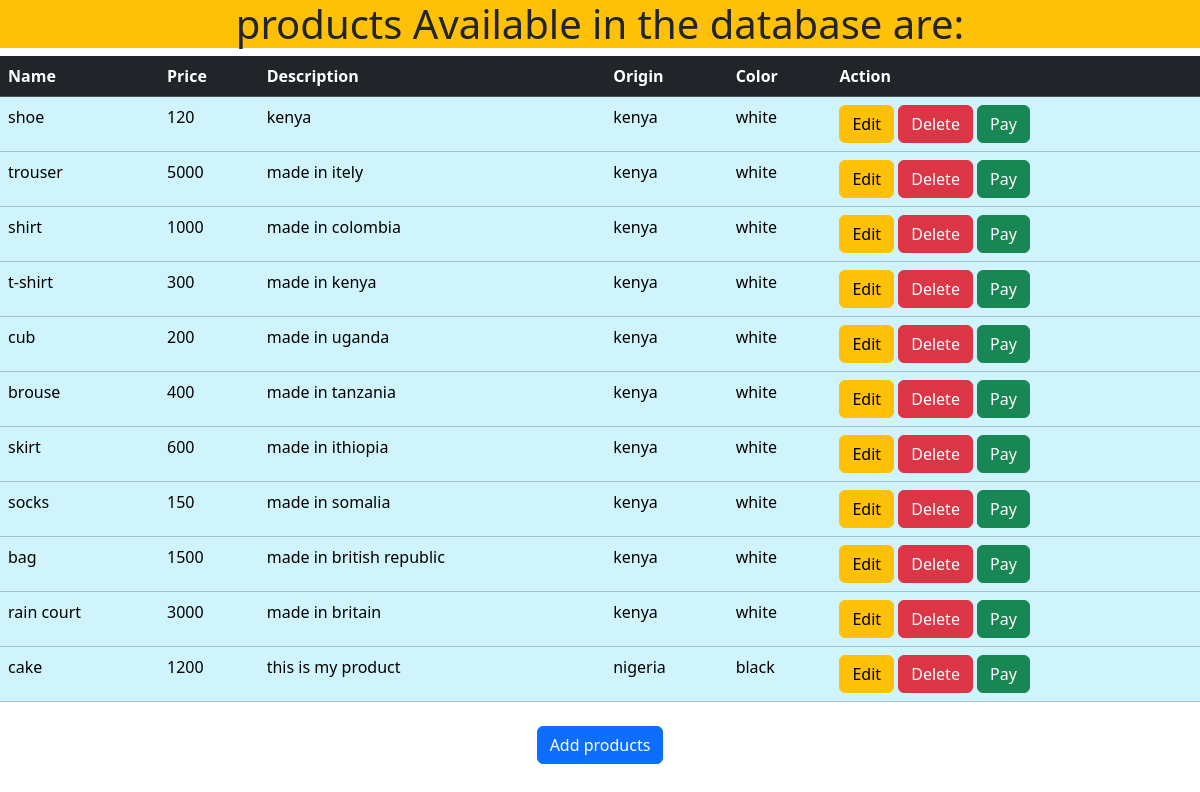
/show/, run on an earlier commit of the app's database.
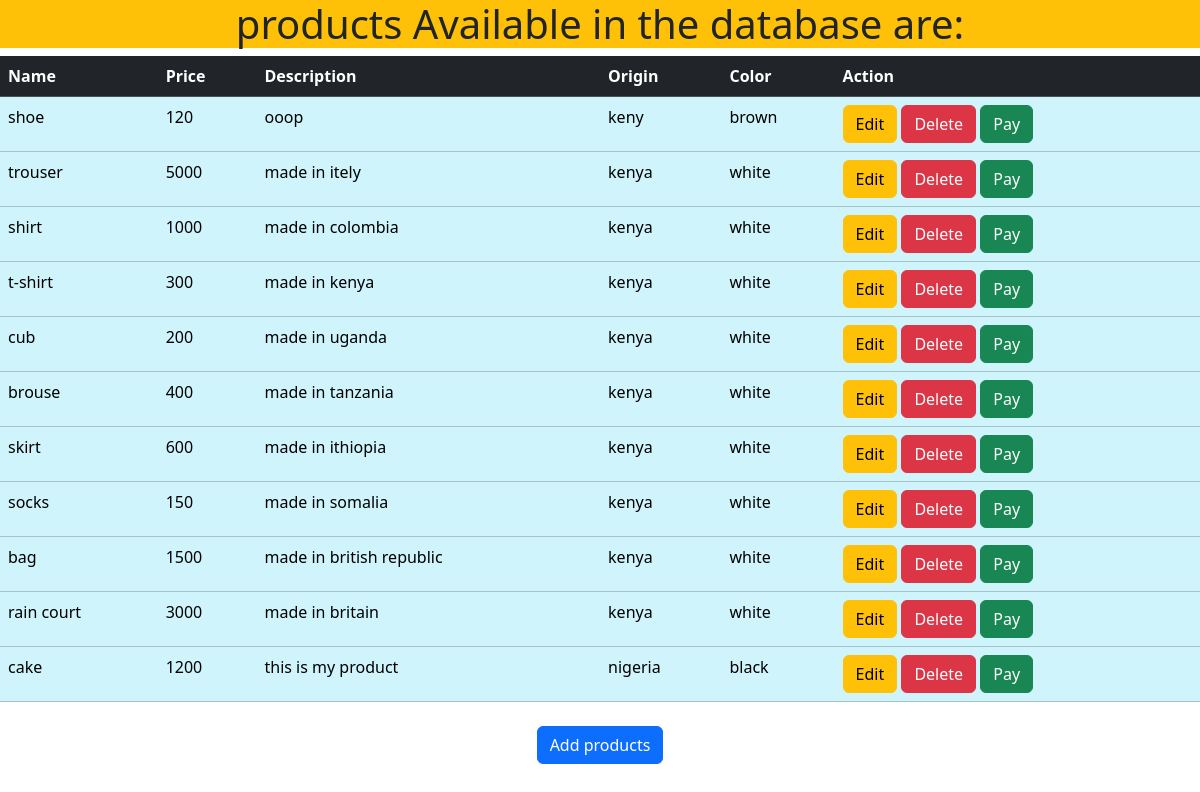
And on a later commit of the database.
### biashara/models.py (models this page shows, shortened)
class Product(models.Model):
    name = models.CharField(max_length=50)
    price = models.IntegerField(0)
    description = models.TextField()
    origin = models.CharField(max_length=50,default="kenya")
    color = models.CharField(max_length=30,default="white")

### biashara/views.py (the view)
# urls.py: path('show/', views.show, name='show'),
def show(request):
    products = Product.objects.all
    return render(request, 'show.html', {'products': products})

### templates/show.html (shortened to what this page needs)
<!doctype html>
<html lang="en">
<head>
    {% load static %}
    <link rel="stylesheet" href="{% static 'css/bootstrap.min.css' %}">
</head>
<body>
    <h1 class="bg-warning text-center">products Available in the database are:</h1>
    <table class="table table-info" style="margin:0 auto">
        <thead class="table-dark">
            <tr>
                <th>Name</th>
                <th>Price</th>
                <th>Description</th>
                <th>Origin</th>
                <th>Color</th>
                <th>Action</th>
            </tr>
        </thead>
        <tbody>
            {% for product in products %}
                <tr>
                    <td>{{ product.name}}</td>
                    <td>{{product.price}}</td>
                    <td>{{product.description}}</td>
                    <td>{{product.origin}}</td>
                    <td>{{product.color}}</td>
                    <td>
                        <a href="/edit/{{ product.id }}" class="btn btn-warning">Edit</a>
                        <a href="/delete/{{ product.id }}" class="btn btn-danger">Delete</a>
                        <a href='{% url 'pay' %}' class="btn btn-success">Pay</a>
                    </td>
                </tr>
            {% endfor %}
        </tbody>
    </table>
    <br>
    <center><a href="/addproducts" class="btn btn-primary">Add products</a></center>
</body>
</html>

What changed in the data, as far as the page shows it:
changed Product "shoe": description "kenya" → "ooop"; origin "kenya" → "keny"; color "white" → "brown"
